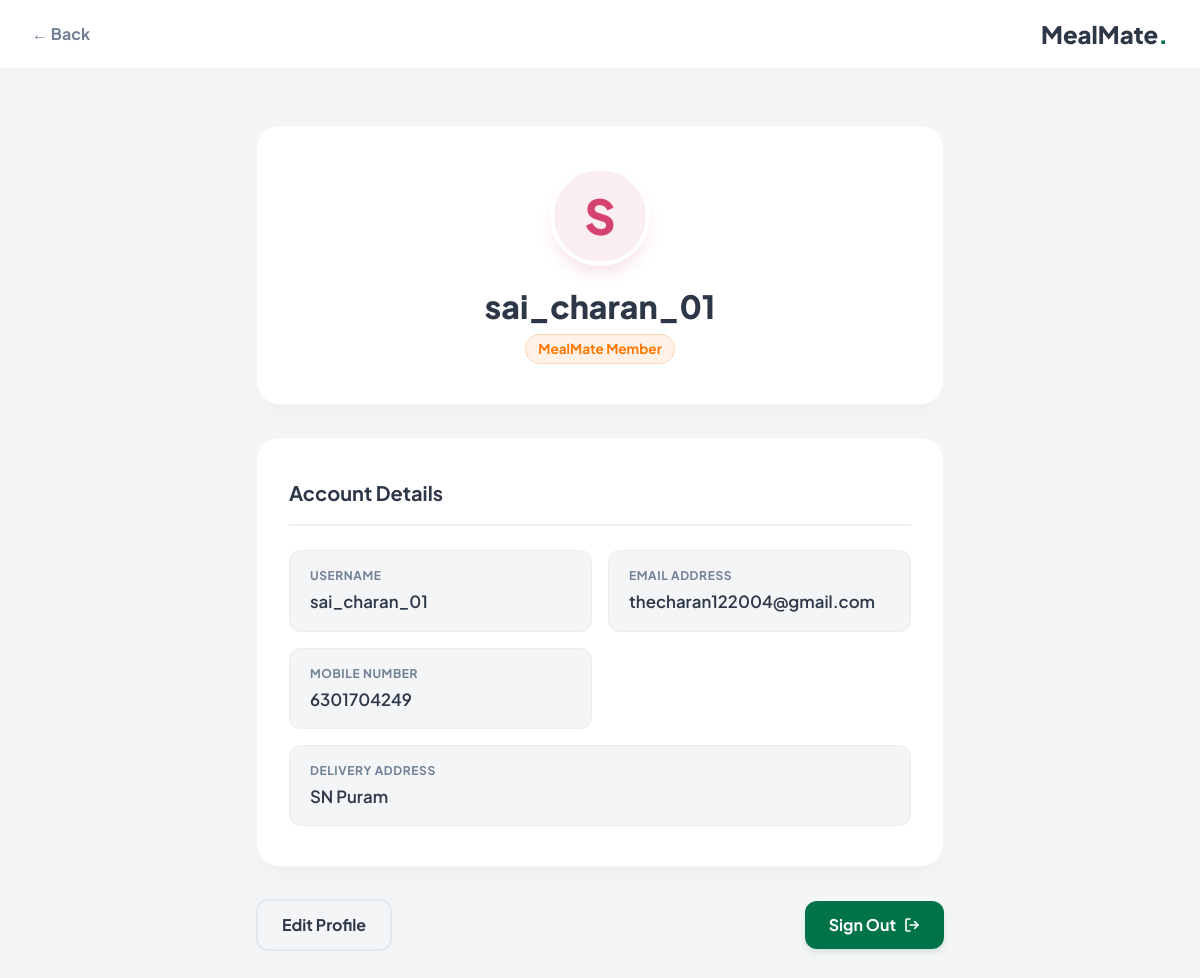
The app's page /profile/sai_charan_01/ with its own data.
### delivery/models.py (models this page shows, shortened)
class Customer(models.Model):
    username = models.CharField(max_length=20)
    password = models.CharField(max_length=20)
    email = models.CharField(max_length=20)
    mobile = models.CharField(max_length=10)
    address = models.CharField(max_length=50)

### delivery/views.py (the view)
# urls.py: path('profile/<str:username>/', views.profile, name='profile'),
def profile(request, username):
    customer = get_object_or_404(Customer, username=username)
    return render(request, 'profile.html', {
        "username": username,
        "customer": customer
    })

### delivery/Templates/profile.html (shortened to what this page needs)
<!DOCTYPE html>
{% load static %}
<html lang="en">
<head>
    <script src="https://cdn.tailwindcss.com"></script>
</head>
<body>
    <nav class="navbar">
        <a href="javascript:history.back()"
            style="text-decoration: none; display: flex; align-items: center; gap: 0.5rem; color: var(--text-muted); font-weight: 700; transition: color 0.2s;"
            onmouseover="this.style.color='var(--primary)'" onmouseout="this.style.color='var(--text-muted)'">
            ← Back
        </a>
        <a href="{% url 'customer_home' username %}" class="nav-brand" style="text-decoration: none;">
            MealMate<span>.</span>
        </a>
    </nav>
    <main class="max-w-3xl mx-auto p-6 md:p-10 mt-4">
        <div class="clean-card mb-8"
            style="display: flex; flex-direction: column; align-items: center; text-align: center;">
            <div class="profile-avatar">
                {{ customer.username|make_list|first|upper|default:"G" }}
            </div>
            <h1 style="font-size: 2rem; font-weight: 800; color: var(--text-main); margin-bottom: 0.25rem;">
                {{ customer.username|default:"Guest User" }}
            </h1>
            <span
                style="background: var(--secondary-light); color: var(--secondary); padding: 4px 12px; border-radius: 20px; font-size: 0.85rem; font-weight: 700; border: 1px solid rgba(255, 119, 0, 0.2);">
                MealMate Member
            </span>
        </div>
        <div class="clean-card mb-8">
            <h2
                style="font-size: 1.25rem; font-weight: 700; margin-bottom: 1.5rem; padding-bottom: 1rem; border-bottom: 2px solid rgba(1, 115, 73, 0.08); color: var(--text-main);">
                Account Details
            </h2>
            <div class="grid grid-cols-1 md:grid-cols-2 gap-4">
                <div class="detail-group">
                    <label>Username</label>
                    <p>{{ customer.username|default:"Not Available" }}</p>
                </div>
                <div class="detail-group">
                    <label>Email Address</label>
                    <p>{{ customer.email|default:"Not Available" }}</p>
                </div>
                <div class="detail-group">
                    <label>Mobile Number</label>
                    <p>{{ customer.mobile|default:"Not Available" }}</p>
                </div>
                <div class="detail-group md:col-span-2">
                    <label>Delivery Address</label>
                    <p>{{ customer.address|default:"No default delivery address saved." }}</p>
                </div>
            </div>
        </div>
        <div style="display: flex; gap: 1rem; justify-content: space-between; align-items: center;">
            <button class="btn-outline" onclick="toggleEdit()">Edit Profile</button>
            <a href="{% url 'open_signin' %}" class="btn-primary"
                style="display: flex; align-items: center; gap: 0.5rem;">
                Sign Out
            </a>
        </div>
    </main>
</body>
</html>

### delivery/Templates/profile.html (style rules this page uses)
:root { --primary: #017349; --primary-hover: #015c3a; --secondary: #ff7700; --secondary-light: #fff1e5; --accent: #D4426D; --accent-light: #fbeef1; --bg: #f4f5f7; --card-bg: #ffffff; --text-main: #2d3748; --text-muted: #718096; }
body { font-family: 'Plus Jakarta Sans', sans-serif; background-color: var(--bg); color: var(--text-main); margin: 0; overflow-x: hidden; }
.navbar { background: var(--card-bg); border-bottom: 1px solid rgba(0, 0, 0, 0.05); padding: 1rem 2rem; display: flex; justify-content: space-between; align-items: center; position: sticky; top: 0; z-index: 50; }
.nav-brand { font-weight: 800; font-size: 1.5rem; color: var(--text-main); }
.nav-brand span { color: var(--primary); }
.clean-card { background: var(--card-bg); border: 1px solid rgba(0, 0, 0, 0.04); border-radius: 24px; padding: 2.5rem 2rem; box-shadow: 0 10px 25px -5px rgba(0, 0, 0, 0.03), 0 8px 10px -6px rgba(0, 0, 0, 0.01); }
.profile-avatar { width: 100px; height: 100px; border-radius: 50%; background: var(--accent-light); color: var(--accent); display: flex; align-items: center; justify-content: center; font-size: 3rem; font-weight: 800; border: 4px solid var(--card-bg); box-shadow: 0 10px 15px -3px rgba(212, 66, 109, 0.15); margin-bottom: 1rem; }
.detail-group { background: var(--bg); padding: 1rem 1.25rem; border-radius: 12px; border: 1px solid rgba(0, 0, 0, 0.03); }
.detail-group label { display: block; font-size: 0.75rem; font-weight: 700; color: var(--text-muted); text-transform: uppercase; letter-spacing: 0.05em; margin-bottom: 0.25rem; }
.detail-group p { font-size: 1.05rem; font-weight: 600; color: var(--text-main); margin: 0; }
.btn-primary { background: var(--primary); color: white; padding: 12px 24px; border-radius: 12px; font-weight: 700; transition: all 0.2s ease-in-out; box-shadow: 0 4px 6px -1px rgba(1, 115, 73, 0.15); border: none; cursor: pointer; text-decoration: none; display: inline-block; }
.btn-outline { background: transparent; color: var(--text-main); border: 2px solid #e2e8f0; padding: 12px 24px; border-radius: 12px; font-weight: 700; transition: all 0.2s; text-decoration: none; display: inline-block; }

### records on screen
Customer: username|make_list "S", username "sai_charan_01", email "thecharan122004@gmail.com", mobile "6301704249", address "SN Puram"
